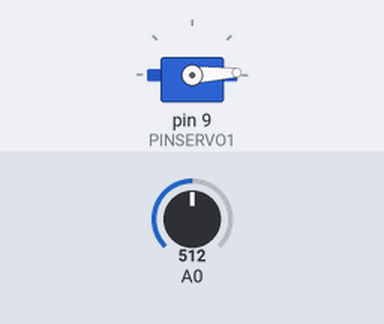
This sketch was run on a simulated Arduino Uno, built with avr-gcc and run on an emulated ATmega328P. On the bench: servo. Inputs (shaded band) come from the test bench; at power-on: A0 = 512.

Above: at 1.3 s.
1.4 s: A0 set to 122
At 3.58 s:
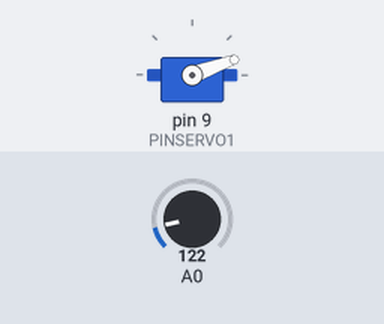
4.5 s: A0 set to 0
At 4.87 s:
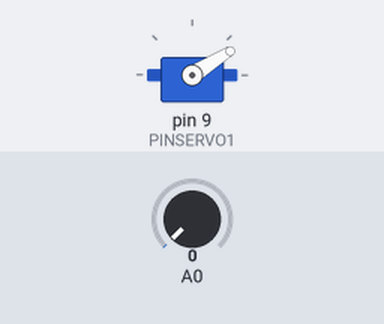
7.6 s: A0 set to 122
At 9.63 s:
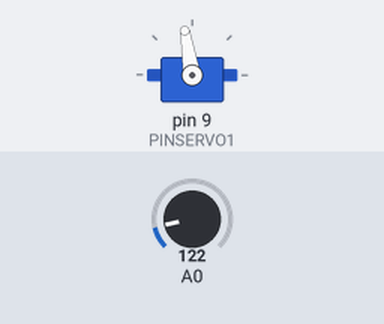
10.7 s: A0 set to 306
Timing chart, 0 to 14.8 s (numbered marks = the images above; inputs shaded):
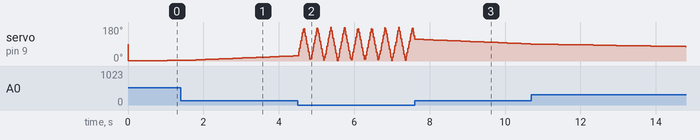

The sketch:

servo-motor-speed-control.ino
```cpp
/**
 * Open Loop Speed Control for servo motor
 */

#include <Servo.h>
#include <elapsedMillis.h>

#define PINSERVO1 9

elapsedMillis timerGlobal;
int timeStep = 2000/180; // ms
const int angleStep = 1; // degres
const int angleRange = 180; // degres

Servo myServo;
int angleServo;
int stepServo;

void setup() {
  // Servo Setup
  myServo.attach(PINSERVO1);
}

void loop() {
  if( timerGlobal > timeStep ) // Control Frequency time
  {
    // Reset Timer
    timerGlobal = 0;
    // set speed by timeStep Change (speed = angleStep/timeStep)
    timeStep = analogRead(A0);

    // Swep from 0 to angleRange then from angleRange to 0
    stepServo = (angleServo >=angleRange)?-angleStep:(angleServo <= 0)?angleStep:stepServo;
    angleServo += stepServo;

    // Send Command
    myServo.write(angleServo);
  }
}
```
